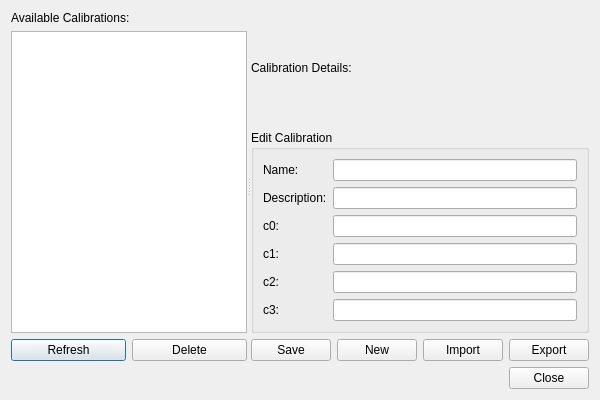
<?xml version="1.0" encoding="UTF-8"?>
<ui version="4.0">
 <class>Dialog</class>
 <widget class="QDialog" name="Dialog">
  <property name="geometry">
   <rect>
    <x>0</x>
    <y>0</y>
    <width>600</width>
    <height>400</height>
   </rect>
  </property>
  <property name="windowTitle">
   <string>Calibration Manager</string>
  </property>
  <layout class="QVBoxLayout" name="verticalLayout">
   <item>
    <widget class="QSplitter" name="splitter">
     <property name="orientation">
      <enum>Qt::Orientation::Horizontal</enum>
     </property>
     <widget class="QWidget" name="layoutWidget">
      <layout class="QVBoxLayout" name="leftLayout">
       <item>
        <widget class="QLabel" name="label">
         <property name="text">
          <string>Available Calibrations:</string>
         </property>
        </widget>
       </item>
       <item>
        <widget class="QListWidget" name="list_calibrations"/>
       </item>
       <item>
        <layout class="QHBoxLayout" name="horizontalLayout_1">
         <item>
          <widget class="QPushButton" name="btn_refresh">
           <property name="text">
            <string>Refresh</string>
           </property>
          </widget>
         </item>
         <item>
          <widget class="QPushButton" name="btn_delete">
           <property name="text">
            <string>Delete</string>
           </property>
          </widget>
         </item>
        </layout>
       </item>
      </layout>
     </widget>
     <widget class="QWidget" name="layoutWidget1">
      <layout class="QVBoxLayout" name="rightLayout">
       <item>
        <widget class="QLabel" name="label_2">
         <property name="text">
          <string>Calibration Details:</string>
         </property>
        </widget>
       </item>
       <item>
        <widget class="QGroupBox" name="groupBox">
         <property name="title">
          <string>Edit Calibration</string>
         </property>
         <layout class="QFormLayout" name="formLayout">
          <item row="0" column="0">
           <widget class="QLabel" name="label_name">
            <property name="text">
             <string>Name:</string>
            </property>
           </widget>
          </item>
          <item row="0" column="1">
           <widget class="QLineEdit" name="le_name"/>
          </item>
          <item row="1" column="0">
           <widget class="QLabel" name="label_description">
            <property name="text">
             <string>Description:</string>
            </property>
           </widget>
          </item>
          <item row="1" column="1">
           <widget class="QLineEdit" name="le_description"/>
          </item>
          <item row="2" column="0">
           <widget class="QLabel" name="label_c0">
            <property name="text">
             <string>c0:</string>
            </property>
           </widget>
          </item>
          <item row="2" column="1">
           <widget class="QLineEdit" name="le_c0"/>
          </item>
          <item row="3" column="0">
           <widget class="QLabel" name="label_c1">
            <property name="text">
             <string>c1:</string>
            </property>
           </widget>
          </item>
          <item row="3" column="1">
           <widget class="QLineEdit" name="le_c1"/>
          </item>
          <item row="4" column="0">
           <widget class="QLabel" name="label_c2">
            <property name="text">
             <string>c2:</string>
            </property>
           </widget>
          </item>
          <item row="4" column="1">
           <widget class="QLineEdit" name="le_c2"/>
          </item>
          <item row="5" column="0">
           <widget class="QLabel" name="label_c3">
            <property name="text">
             <string>c3:</string>
            </property>
           </widget>
          </item>
          <item row="5" column="1">
           <widget class="QLineEdit" name="le_c3"/>
          </item>
         </layout>
        </widget>
       </item>
       <item>
        <layout class="QHBoxLayout" name="horizontalLayout_2">
         <item>
          <widget class="QPushButton" name="btn_save">
           <property name="text">
            <string>Save</string>
           </property>
          </widget>
         </item>
         <item>
          <widget class="QPushButton" name="btn_new">
           <property name="text">
            <string>New</string>
           </property>
          </widget>
         </item>
         <item>
          <widget class="QPushButton" name="btn_import">
           <property name="text">
            <string>Import</string>
           </property>
          </widget>
         </item>
         <item>
          <widget class="QPushButton" name="btn_export">
           <property name="text">
            <string>Export</string>
           </property>
          </widget>
         </item>
        </layout>
       </item>
      </layout>
     </widget>
    </widget>
   </item>
   <item>
    <widget class="QDialogButtonBox" name="buttonBox">
     <property name="orientation">
      <enum>Qt::Orientation::Horizontal</enum>
     </property>
     <property name="standardButtons">
      <set>QDialogButtonBox::StandardButton::Close</set>
     </property>
    </widget>
   </item>
  </layout>
 </widget>
 <resources/>
 <connections>
  <connection>
   <sender>buttonBox</sender>
   <signal>accepted()</signal>
   <receiver>Dialog</receiver>
   <slot>accept()</slot>
   <hints>
    <hint type="sourcelabel">
     <x>248</x>
     <y>254</y>
    </hint>
    <hint type="destinationlabel">
     <x>157</x>
     <y>274</y>
    </hint>
   </hints>
  </connection>
  <connection>
   <sender>buttonBox</sender>
   <signal>rejected()</signal>
   <receiver>Dialog</receiver>
   <slot>reject()</slot>
   <hints>
    <hint type="sourcelabel">
     <x>316</x>
     <y>260</y>
    </hint>
    <hint type="destinationlabel">
     <x>286</x>
     <y>274</y>
    </hint>
   </hints>
  </connection>
 </connections>
</ui>
